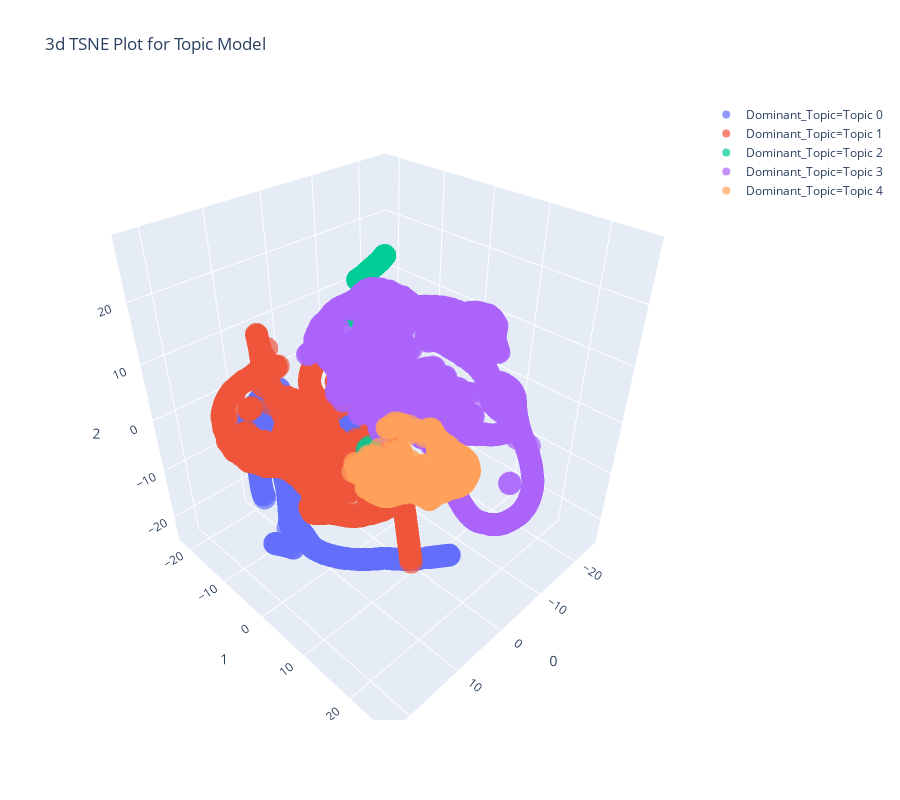

Write notebook code for a chart like this one.
### Markdown cell above
t-SNE（T-Distributed Stochastic Neighbor Embedding ）は高次元データを低次元に変換して可視化するための次元削減アルゴリズムです。  
以下のコードのようにplotに"tsne"を指定すると、t-SNEによるデータの可視化が行われます。  
デフォルトでは3次元への圧縮となります。

### Code cell
plot_model(lda, plot="tsne")

### Figure 1 — Plotly figure (JSON) as saved in the notebook; plotly's stock layout.template omitted (floating-point values rounded to 4 significant figures; data arrays with more than 128 entries replaced by an {"elided": "..."} marker saying what was removed)
{"data": [{"hovertemplate": "Dominant_Topic=Topic 0<br>0=%{x}<br>1=%{y}<br>2=%{z}", "showlegend": true, "legendgroup": "Dominant_Topic=Topic 0", "name": "Dominant_Topic=Topic 0", "scene": "scene", "y": {"elided": "1648 float values"}, "hoverlabel": {"namelength": 0}, "mode": "markers", "marker": {"color": "#636efa", "opacity": 0.7, "symbol": "circle"}, "x": {"elided": "1648 float values"}, "z": {"elided": "1648 float values"}, "type": "scatter3d"}, {"hovertemplate": "Dominant_Topic=Topic 1<br>0=%{x}<br>1=%{y}<br>2=%{z}", "showlegend": true, "legendgroup": "Dominant_Topic=Topic 1", "name": "Dominant_Topic=Topic 1", "scene": "scene", "y": {"elided": "1684 float values"}, "hoverlabel": {"namelength": 0}, "mode": "markers", "marker": {"color": "#EF553B", "opacity": 0.7, "symbol": "circle"}, "x": {"elided": "1684 float values"}, "z": {"elided": "1684 float values"}, "type": "scatter3d"}, {"hovertemplate": "Dominant_Topic=Topic 2<br>0=%{x}<br>1=%{y}<br>2=%{z}", "showlegend": true, "legendgroup": "Dominant_Topic=Topic 2", "name": "Dominant_Topic=Topic 2", "scene": "scene", "y": {"elided": "163 float values"}, "hoverlabel": {"namelength": 0}, "mode": "markers", "marker": {"color": "#00cc96", "opacity": 0.7, "symbol": "circle"}, "x": {"elided": "163 float values"}, "z": {"elided": "163 float values"}, "type": "scatter3d"}, {"hovertemplate": "Dominant_Topic=Topic 3<br>0=%{x}<br>1=%{y}<br>2=%{z}", "showlegend": true, "legendgroup": "Dominant_Topic=Topic 3", "name": "Dominant_Topic=Topic 3", "scene": "scene", "y": {"elided": "2733 float values"}, "hoverlabel": {"namelength": 0}, "mode": "markers", "marker": {"color": "#ab63fa", "opacity": 0.7, "symbol": "circle"}, "x": {"elided": "2733 float values"}, "z": {"elided": "2733 float values"}, "type": "scatter3d"}, {"hovertemplate": "Dominant_Topic=Topic 4<br>0=%{x}<br>1=%{y}<br>2=%{z}", "showlegend": true, "legendgroup": "Dominant_Topic=Topic 4", "name": "Dominant_Topic=Topic 4", "scene": "scene", "y": {"elided": "590 float values"}, "hoverlabel": {"namelength": 0}, "mode": "markers", "marker": {"color": "#FFA15A", "opacity": 0.7, "symbol": "circle"}, "x": {"elided": "590 float values"}, "z": {"elided": "590 float values"}, "type": "scatter3d"}], "layout": {"title": {"text": "3d TSNE Plot for Topic Model"}, "scene": {"domain": {"y": [0, 1], "x": [0, 1]}, "zaxis": {"title": {"text": "2"}}, "xaxis": {"title": {"text": "0"}}, "yaxis": {"title": {"text": "1"}}}, "height": 800, "width": 900, "legend": {"tracegroupgap": 0}}}
